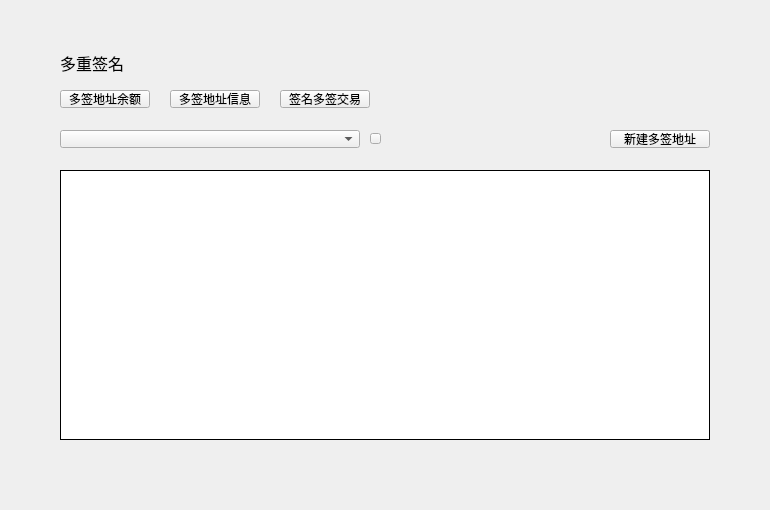
<?xml version="1.0" encoding="UTF-8"?>
<ui version="4.0">
 <class>MultiSigPage</class>
 <widget class="QWidget" name="MultiSigPage">
  <property name="geometry">
   <rect>
    <x>0</x>
    <y>0</y>
    <width>770</width>
    <height>510</height>
   </rect>
  </property>
  <property name="windowTitle">
   <string>Form</string>
  </property>
  <widget class="QLabel" name="title_label">
   <property name="geometry">
    <rect>
     <x>60</x>
     <y>50</y>
     <width>120</width>
     <height>26</height>
    </rect>
   </property>
   <property name="font">
    <font>
     <family>微软雅黑</family>
     <pointsize>12</pointsize>
     <weight>50</weight>
     <italic>false</italic>
     <bold>false</bold>
    </font>
   </property>
   <property name="styleSheet">
    <string notr="true"/>
   </property>
   <property name="text">
    <string>多重签名</string>
   </property>
  </widget>
  <widget class="QComboBox" name="multiSigAddressComboBox">
   <property name="geometry">
    <rect>
     <x>60</x>
     <y>130</y>
     <width>300</width>
     <height>18</height>
    </rect>
   </property>
   <property name="font">
    <font>
     <family>微软雅黑</family>
     <weight>50</weight>
     <bold>false</bold>
    </font>
   </property>
   <property name="focusPolicy">
    <enum>Qt::NoFocus</enum>
   </property>
   <property name="styleSheet">
    <string notr="true"/>
   </property>
  </widget>
  <widget class="QToolButton" name="createMultiSigBtn">
   <property name="geometry">
    <rect>
     <x>610</x>
     <y>130</y>
     <width>100</width>
     <height>18</height>
    </rect>
   </property>
   <property name="font">
    <font>
     <family>微软雅黑</family>
     <weight>50</weight>
     <italic>false</italic>
     <bold>false</bold>
    </font>
   </property>
   <property name="cursor">
    <cursorShape>PointingHandCursor</cursorShape>
   </property>
   <property name="focusPolicy">
    <enum>Qt::NoFocus</enum>
   </property>
   <property name="styleSheet">
    <string notr="true"/>
   </property>
   <property name="text">
    <string>新建多签地址</string>
   </property>
  </widget>
  <widget class="QPushButton" name="typeBalanceBtn">
   <property name="geometry">
    <rect>
     <x>60</x>
     <y>90</y>
     <width>90</width>
     <height>18</height>
    </rect>
   </property>
   <property name="cursor">
    <cursorShape>PointingHandCursor</cursorShape>
   </property>
   <property name="styleSheet">
    <string notr="true"/>
   </property>
   <property name="text">
    <string>多签地址余额</string>
   </property>
  </widget>
  <widget class="QPushButton" name="typeInfoBtn">
   <property name="geometry">
    <rect>
     <x>170</x>
     <y>90</y>
     <width>90</width>
     <height>18</height>
    </rect>
   </property>
   <property name="cursor">
    <cursorShape>PointingHandCursor</cursorShape>
   </property>
   <property name="styleSheet">
    <string notr="true"/>
   </property>
   <property name="text">
    <string>多签地址信息</string>
   </property>
  </widget>
  <widget class="QPushButton" name="typeSignBtn">
   <property name="geometry">
    <rect>
     <x>280</x>
     <y>90</y>
     <width>90</width>
     <height>18</height>
    </rect>
   </property>
   <property name="cursor">
    <cursorShape>PointingHandCursor</cursorShape>
   </property>
   <property name="styleSheet">
    <string notr="true"/>
   </property>
   <property name="text">
    <string>签名多签交易</string>
   </property>
  </widget>
  <widget class="QStackedWidget" name="stackedWidget">
   <property name="geometry">
    <rect>
     <x>0</x>
     <y>170</y>
     <width>770</width>
     <height>340</height>
    </rect>
   </property>
   <property name="currentIndex">
    <number>0</number>
   </property>
   <widget class="QWidget" name="page">
    <widget class="QTableWidget" name="balanceTableWidget">
     <property name="geometry">
      <rect>
       <x>60</x>
       <y>0</y>
       <width>650</width>
       <height>270</height>
      </rect>
     </property>
     <property name="cursor" stdset="0">
      <cursorShape>PointingHandCursor</cursorShape>
     </property>
     <property name="layoutDirection">
      <enum>Qt::LeftToRight</enum>
     </property>
     <property name="styleSheet">
      <string notr="true"/>
     </property>
     <property name="frameShape">
      <enum>QFrame::Box</enum>
     </property>
     <property name="frameShadow">
      <enum>QFrame::Plain</enum>
     </property>
     <property name="verticalScrollBarPolicy">
      <enum>Qt::ScrollBarAsNeeded</enum>
     </property>
     <property name="horizontalScrollBarPolicy">
      <enum>Qt::ScrollBarAlwaysOff</enum>
     </property>
     <property name="autoScroll">
      <bool>true</bool>
     </property>
     <property name="editTriggers">
      <set>QAbstractItemView::NoEditTriggers</set>
     </property>
     <property name="selectionMode">
      <enum>QAbstractItemView::NoSelection</enum>
     </property>
     <property name="iconSize">
      <size>
       <width>19</width>
       <height>12</height>
      </size>
     </property>
     <property name="showGrid">
      <bool>true</bool>
     </property>
     <property name="gridStyle">
      <enum>Qt::SolidLine</enum>
     </property>
     <attribute name="horizontalHeaderVisible">
      <bool>false</bool>
     </attribute>
     <attribute name="horizontalHeaderCascadingSectionResizes">
      <bool>false</bool>
     </attribute>
     <attribute name="horizontalHeaderHighlightSections">
      <bool>false</bool>
     </attribute>
     <attribute name="verticalHeaderVisible">
      <bool>false</bool>
     </attribute>
     <attribute name="verticalHeaderHighlightSections">
      <bool>false</bool>
     </attribute>
     <column>
      <property name="text">
       <string>币种</string>
      </property>
      <property name="font">
       <font>
        <family>微软雅黑</family>
       </font>
      </property>
      <property name="textAlignment">
       <set>AlignCenter</set>
      </property>
     </column>
     <column>
      <property name="text">
       <string>余额</string>
      </property>
      <property name="font">
       <font>
        <family>微软雅黑</family>
       </font>
      </property>
      <property name="textAlignment">
       <set>AlignCenter</set>
      </property>
     </column>
     <column>
      <property name="text">
       <string/>
      </property>
     </column>
    </widget>
   </widget>
   <widget class="QWidget" name="page_2">
    <widget class="QTableWidget" name="infoTableWidget">
     <property name="geometry">
      <rect>
       <x>60</x>
       <y>40</y>
       <width>650</width>
       <height>230</height>
      </rect>
     </property>
     <property name="cursor" stdset="0">
      <cursorShape>PointingHandCursor</cursorShape>
     </property>
     <property name="layoutDirection">
      <enum>Qt::LeftToRight</enum>
     </property>
     <property name="styleSheet">
      <string notr="true"/>
     </property>
     <property name="frameShape">
      <enum>QFrame::Box</enum>
     </property>
     <property name="frameShadow">
      <enum>QFrame::Plain</enum>
     </property>
     <property name="verticalScrollBarPolicy">
      <enum>Qt::ScrollBarAsNeeded</enum>
     </property>
     <property name="horizontalScrollBarPolicy">
      <enum>Qt::ScrollBarAlwaysOff</enum>
     </property>
     <property name="autoScroll">
      <bool>true</bool>
     </property>
     <property name="editTriggers">
      <set>QAbstractItemView::NoEditTriggers</set>
     </property>
     <property name="selectionMode">
      <enum>QAbstractItemView::NoSelection</enum>
     </property>
     <property name="iconSize">
      <size>
       <width>19</width>
       <height>12</height>
      </size>
     </property>
     <property name="showGrid">
      <bool>true</bool>
     </property>
     <property name="gridStyle">
      <enum>Qt::SolidLine</enum>
     </property>
     <attribute name="horizontalHeaderVisible">
      <bool>false</bool>
     </attribute>
     <attribute name="horizontalHeaderCascadingSectionResizes">
      <bool>false</bool>
     </attribute>
     <attribute name="horizontalHeaderHighlightSections">
      <bool>false</bool>
     </attribute>
     <attribute name="verticalHeaderVisible">
      <bool>false</bool>
     </attribute>
     <attribute name="verticalHeaderHighlightSections">
      <bool>false</bool>
     </attribute>
     <column>
      <property name="text">
       <string>公钥</string>
      </property>
      <property name="font">
       <font>
        <family>微软雅黑</family>
       </font>
      </property>
      <property name="textAlignment">
       <set>AlignCenter</set>
      </property>
     </column>
     <column>
      <property name="text">
       <string/>
      </property>
      <property name="font">
       <font>
        <family>微软雅黑</family>
       </font>
      </property>
      <property name="textAlignment">
       <set>AlignCenter</set>
      </property>
     </column>
    </widget>
    <widget class="QLabel" name="requiredLabel">
     <property name="geometry">
      <rect>
       <x>60</x>
       <y>10</y>
       <width>300</width>
       <height>20</height>
      </rect>
     </property>
     <property name="text">
      <string/>
     </property>
    </widget>
   </widget>
  </widget>
  <widget class="QToolButton" name="copyBtn">
   <property name="geometry">
    <rect>
     <x>370</x>
     <y>133</y>
     <width>11</width>
     <height>11</height>
    </rect>
   </property>
   <property name="font">
    <font>
     <family>微软雅黑</family>
    </font>
   </property>
   <property name="cursor">
    <cursorShape>PointingHandCursor</cursorShape>
   </property>
   <property name="focusPolicy">
    <enum>Qt::NoFocus</enum>
   </property>
   <property name="text">
    <string/>
   </property>
  </widget>
 </widget>
 <resources/>
 <connections/>
</ui>
